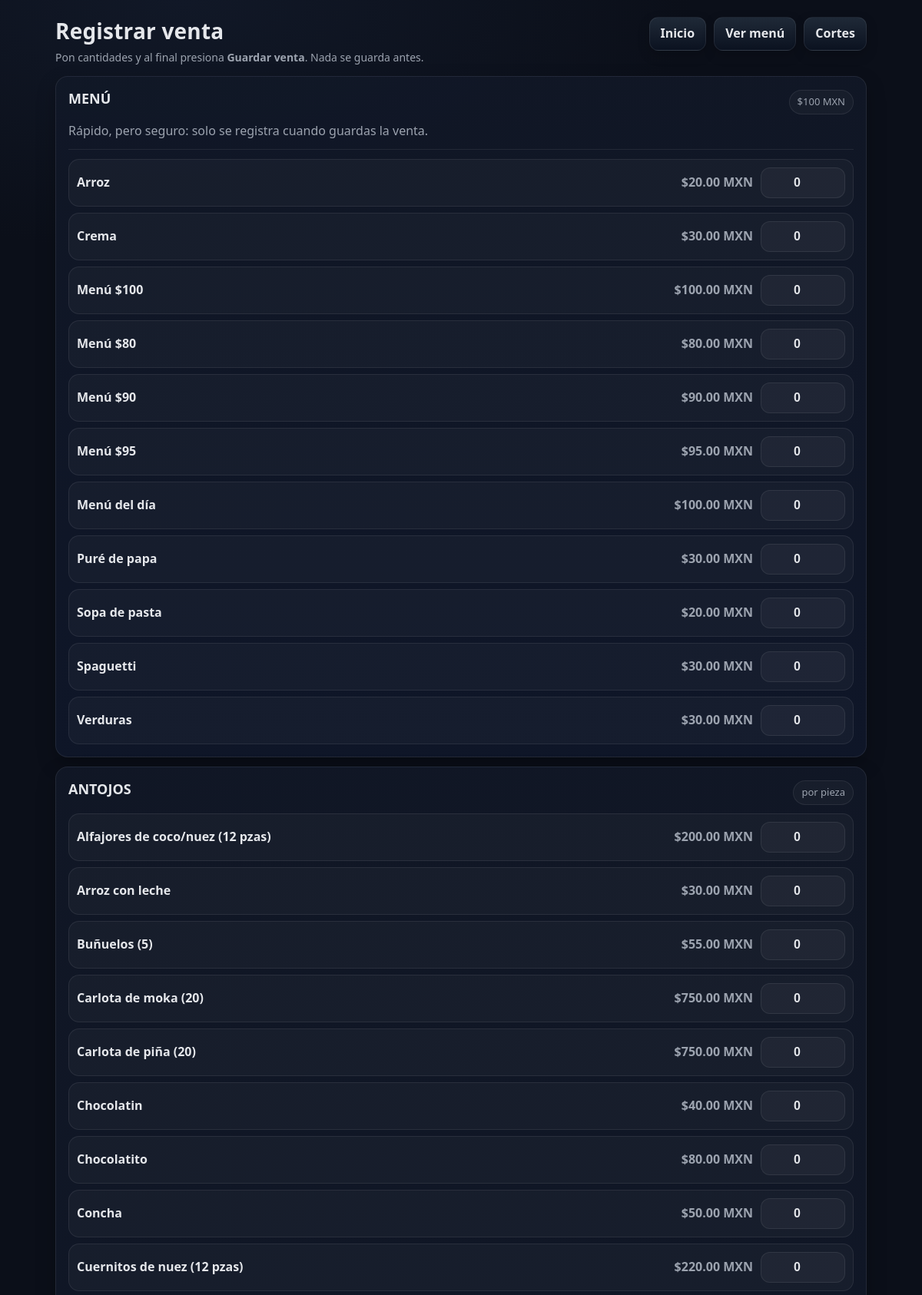
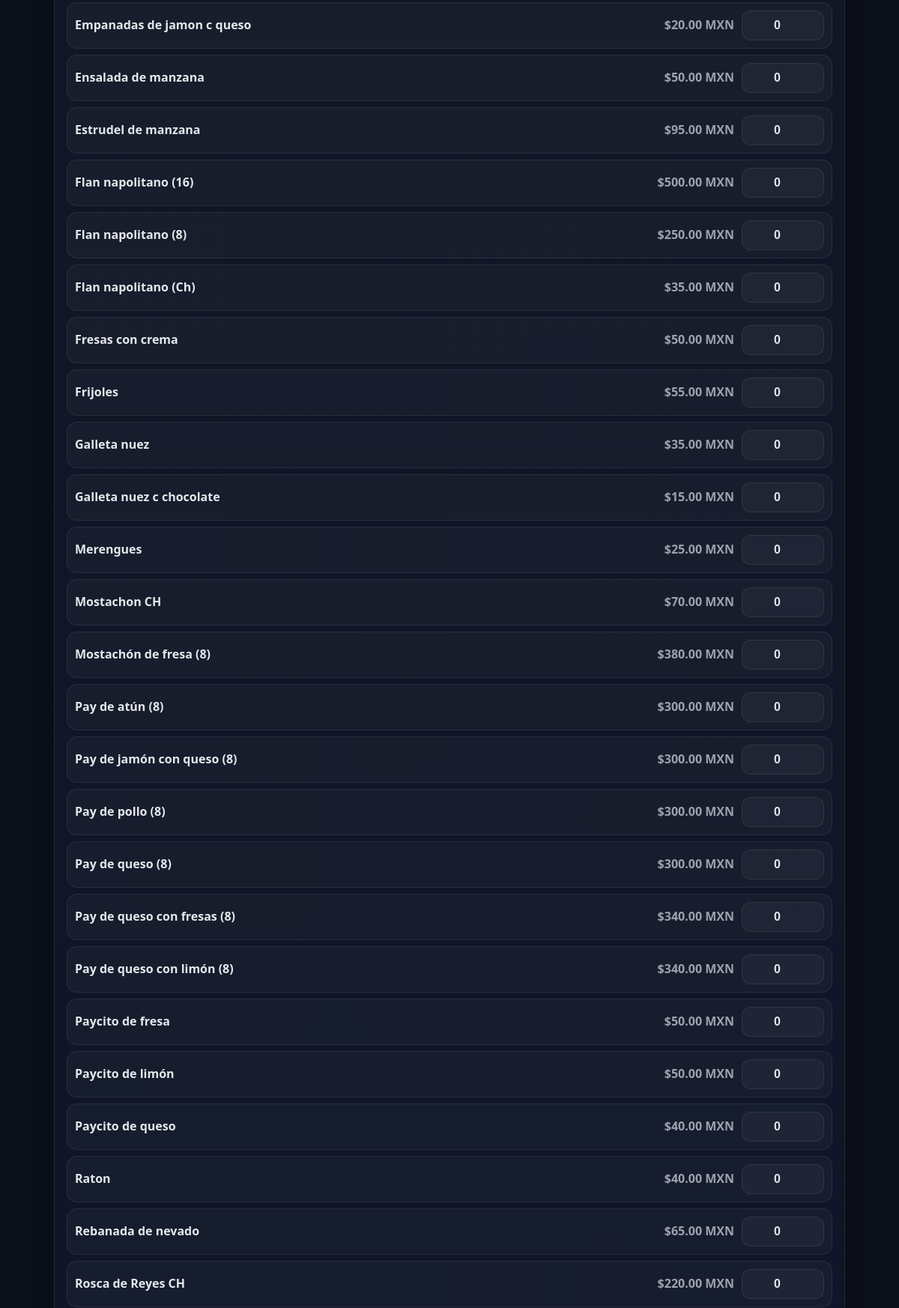
Screenshot of /orders/new (upper part) with the database file from the repository (2 pictures, top to bottom).
### tables this page shows
CREATE TABLE menu_items (
        id INTEGER PRIMARY KEY AUTOINCREMENT,
        name TEXT NOT NULL,
        price_cents INTEGER NOT NULL CHECK(price_cents >= 0),
        category TEXT NOT NULL
    );

### app.py (the view, shortened to what this page needs)
@app.route("/orders/new", methods=["GET", "POST"])
def new_order():
    conn = db()
    cur = conn.cursor()
    cur.execute("""
        SELECT * FROM menu_items
        WHERE category IN ('MENU','PASTELES','GELATINAS','ANTOJO')
        ORDER BY
          CASE category
            WHEN 'MENU' THEN 0
            WHEN 'ANTOJO' THEN 1
            WHEN 'GELATINAS' THEN 2
            WHEN 'PASTELES' THEN 3
            ELSE 9
          END,
          name
    """)
    items = cur.fetchall()
    conn.close()
    grouped = {"MENU": [], "ANTOJO": [], "GELATINAS": [], "PASTELES": []}
    for it in items:
        grouped[it["category"]].append(it)
    return render_template("new_order.html", grouped=grouped)

### app.py (called while the page is built)
def db():
    conn = sqlite3.connect(DB_PATH)
    conn.row_factory = sqlite3.Row
    return conn

@app.template_filter("pesos")
def pesos(cents: int):
    return f"${int(cents)/100:,.2f} MXN"

### templates/new_order.html (shortened to what this page needs)
<!doctype html>
<html lang="es">
<head>
  <link rel="stylesheet" href="{{ url_for('static', filename='style.css') }}">
</head>
<body>
  <div class="container">
    <div class="header">
      <div>
        <h1 class="h-title">Registrar venta</h1>
        <p class="h-sub">Pon cantidades y al final presiona <b>Guardar venta</b>. Nada se guarda antes.</p>
      </div>
      <div class="nav">
        <a class="btn" href="{{ url_for('index') }}">Inicio</a>
        <a class="btn" href="{{ url_for('menu') }}">Ver menú</a>
        <a class="btn" href="{{ url_for('sales') }}">Cortes</a>
      </div>
    </div>
    <form method="post" class="form">
      {% if grouped["MENU"] and grouped["MENU"]|length > 0 %}
        <div class="card">
          <div class="section-title">
            <h2>MENÚ</h2>
            <span class="pill">$100 MXN</span>
          </div>
          <div class="muted">Rápido, pero seguro: solo se registra cuando guardas la venta.</div>
          <div class="hr"></div>
          <div class="items">
            {% for it in grouped["MENU"] %}
              <div class="item">
                <div class="name">{{ it.name }}</div>
                <div class="price">{{ it.price_cents|pesos }}</div>
                <div class="qty"><input type="number" min="0" value="0" name="qty_{{ it.id }}"></div>
              </div>
            {% endfor %}
          </div>
        </div>
      {% endif %}
      <div class="card">
        <div class="section-title">
          <h2>ANTOJOS</h2>
          <span class="pill">por pieza</span>
        </div>
        <div class="items">
          {% for it in grouped["ANTOJO"] %}
            <div class="item">
              <div class="name">{{ it.name }}</div>
              <div class="price">{{ it.price_cents|pesos }}</div>
              <div class="qty"><input type="number" min="0" value="0" name="qty_{{ it.id }}"></div>
            </div>
          {% endfor %}
        </div>
      </div>
    </form>
  </div>
</body>
</html>

### static/style.css (style rules this page uses)
:root { --bg:#0b0f19; --card:#111827; --card2:#0f172a; --text:#e5e7eb; --muted:#9ca3af; --line:rgba(255,255,255,.08); --accent:#22c55e; --danger:#ef4444; --warn:#f59e0b; --btn:#1f2937; --btn2:#0b1220; --shadow: 0 10px 25px rgba(0,0,0,.25); --radius: 16px; }
* { box-sizing:border-box; }
html,body { height:100%; }
body { margin:0; font-family: ui-sans-serif, system-ui, -apple-system, Segoe UI, Roboto, Arial, "Noto Sans", "Helvetica Neue", sans-serif; background: radial-gradient(1200px 600px at 20% 0%, #111827 0%, var(--bg) 55%); color: var(--text); line-height:1.35; }
a { color:inherit; text-decoration:none; }
.container { max-width: 1100px; margin: 0 auto; padding: 22px; }
.header { display:flex; align-items:flex-start; justify-content:space-between; gap:16px; margin-bottom: 14px; }
.h-title { font-size: 28px; font-weight: 800; letter-spacing: .2px; margin:0; }
.h-sub { margin:6px 0 0; color: var(--muted); font-size: 14px; }
.nav { display:flex; flex-wrap:wrap; gap:10px; }
.btn { display:inline-flex; align-items:center; justify-content:center; gap:8px; border: 1px solid var(--line); background: linear-gradient(180deg, var(--btn) 0%, var(--btn2) 100%); color: var(--text); padding: 10px 14px; border-radius: 12px; cursor:pointer; user-select:none; box-shadow: 0 6px 16px rgba(0,0,0,.18); font-weight: 700; }
.card { background: linear-gradient(180deg, rgba(17,24,39,.9) 0%, rgba(15,23,42,.9) 100%); border: 1px solid var(--line); border-radius: var(--radius); box-shadow: var(--shadow); padding: 16px; }
.card h2 { margin:0 0 10px; font-size: 18px; }
.section-title { display:flex; align-items:center; justify-content:space-between; gap:10px; margin-bottom: 10px; }
.muted { color: var(--muted); }
.form { display:flex; flex-direction:column; gap:12px; }
input, select, textarea { background: rgba(255,255,255,.04); border: 1px solid var(--line); color: var(--text); padding: 10px 12px; border-radius: 12px; outline:none; font-size: 16px; }
.items { display:flex; flex-direction:column; gap:8px; }
.item { display:grid; grid-template-columns: 1fr 120px 110px; gap:10px; align-items:center; padding: 10px; border-radius: 14px; border: 1px solid var(--line); background: rgba(255,255,255,.03); }
.item .name { font-weight: 800; }
.item .price { text-align:right; color: var(--muted); font-weight: 800; }
.item .qty input { width:100%; text-align:center; font-weight: 900; }
.pill { display:inline-flex; align-items:center; padding: 6px 10px; border-radius: 999px; border: 1px solid var(--line); background: rgba(255,255,255,.03); font-size: 13px; color: var(--muted); }
.hr { height:1px; background: var(--line); margin: 12px 0; }

### rows the page displays
menu_items: name "Arroz", price_cents|pesos "$20.00 MXN"
menu_items: name "Crema", price_cents|pesos "$30.00 MXN"
menu_items: name "Menú $100", price_cents|pesos "$100.00 MXN"
menu_items: name "Menú $80", price_cents|pesos "$80.00 MXN"
menu_items: name "Menú $90", price_cents|pesos "$90.00 MXN"
menu_items: name "Menú $95", price_cents|pesos "$95.00 MXN"
menu_items: name "Menú del día", price_cents|pesos "$100.00 MXN"
menu_items: name "Puré de papa", price_cents|pesos "$30.00 MXN"
menu_items: name "Sopa de pasta", price_cents|pesos "$20.00 MXN"
menu_items: name "Spaguetti", price_cents|pesos "$30.00 MXN"
menu_items: name "Verduras", price_cents|pesos "$30.00 MXN"
menu_items: name "Alfajores de coco/nuez (12 pzas)", price_cents|pesos "$200.00 MXN"
menu_items: name "Arroz con leche", price_cents|pesos "$30.00 MXN"
menu_items: name "Buñuelos (5)", price_cents|pesos "$55.00 MXN"
menu_items: name "Carlota de moka (20)", price_cents|pesos "$750.00 MXN"
menu_items: name "Carlota de piña (20)", price_cents|pesos "$750.00 MXN"
menu_items: name "Chocolatin", price_cents|pesos "$40.00 MXN"
menu_items: name "Chocolatito", price_cents|pesos "$80.00 MXN"
menu_items: name "Concha", price_cents|pesos "$50.00 MXN"
menu_items: name "Cuernitos de nuez (12 pzas)", price_cents|pesos "$220.00 MXN"
menu_items: name "Empanadas de jamon c queso", price_cents|pesos "$20.00 MXN"
menu_items: name "Ensalada de manzana", price_cents|pesos "$50.00 MXN"
menu_items: name "Estrudel de manzana", price_cents|pesos "$95.00 MXN"
menu_items: name "Flan napolitano (16)", price_cents|pesos "$500.00 MXN"
menu_items: name "Flan napolitano (8)", price_cents|pesos "$250.00 MXN"
menu_items: name "Flan napolitano (Ch)", price_cents|pesos "$35.00 MXN"
menu_items: name "Fresas con crema", price_cents|pesos "$50.00 MXN"
menu_items: name "Frijoles", price_cents|pesos "$55.00 MXN"
menu_items: name "Galleta nuez", price_cents|pesos "$35.00 MXN"
menu_items: name "Galleta nuez c chocolate", price_cents|pesos "$15.00 MXN"
menu_items: name "Merengues", price_cents|pesos "$25.00 MXN"
menu_items: name "Mostachon CH", price_cents|pesos "$70.00 MXN"
menu_items: name "Mostachón de fresa (8)", price_cents|pesos "$380.00 MXN"
menu_items: name "Pay de atún (8)", price_cents|pesos "$300.00 MXN"
menu_items: name "Pay de jamón con queso (8)", price_cents|pesos "$300.00 MXN"
menu_items: name "Pay de pollo (8)", price_cents|pesos "$300.00 MXN"
menu_items: name "Pay de queso (8)", price_cents|pesos "$300.00 MXN"
menu_items: name "Pay de queso con fresas (8)", price_cents|pesos "$340.00 MXN"
menu_items: name "Pay de queso con limón (8)", price_cents|pesos "$340.00 MXN"
menu_items: name "Paycito de fresa", price_cents|pesos "$50.00 MXN"
menu_items: name "Paycito de limón", price_cents|pesos "$50.00 MXN"
menu_items: name "Paycito de queso", price_cents|pesos "$40.00 MXN"
menu_items: name "Raton", price_cents|pesos "$40.00 MXN"
menu_items: name "Rebanada de nevado", price_cents|pesos "$65.00 MXN"
menu_items: name "Rosca de Reyes CH", price_cents|pesos "$220.00 MXN"
